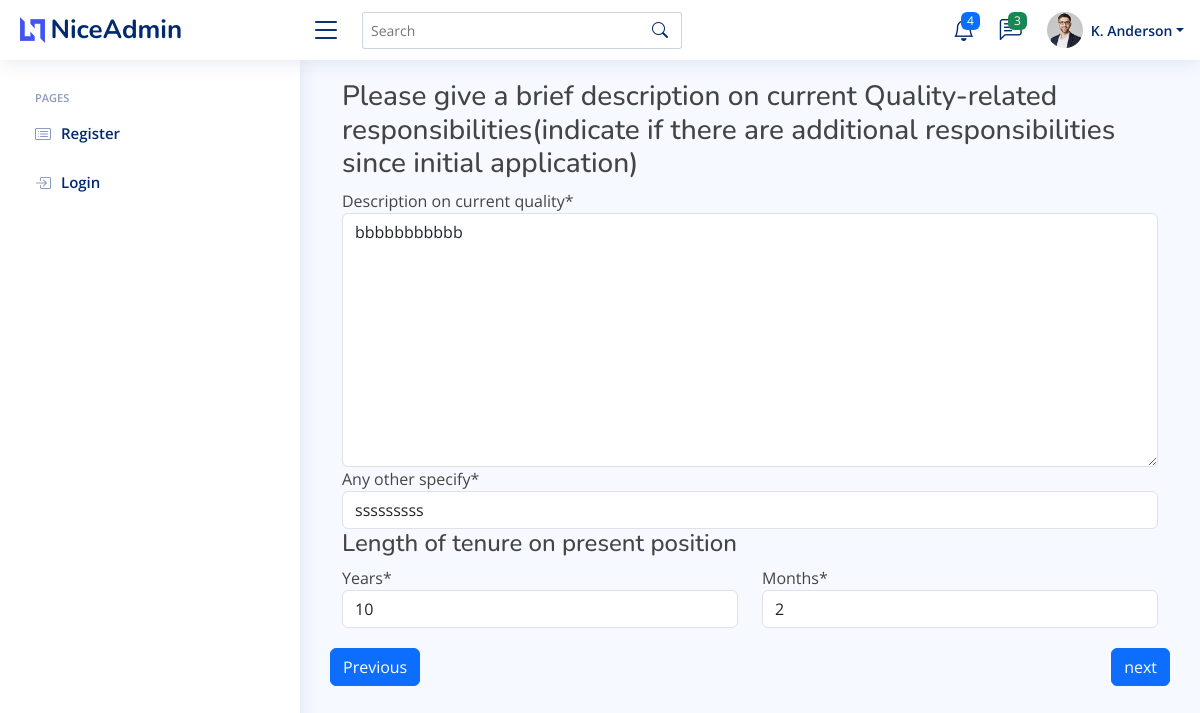
Page /information_on_present_position (signed in) on the committed database.
### membership/models.py (models this page shows)
class Information_on_present_position(models.Model):
    description_on_current_quality = models.TextField(max_length=50)
    any_other_specify = models.CharField(max_length=200)
    YEAR_CHOICES = [(i, i) for i in range(1, 11)]  # Options 1 to 10 years
    MONTH_CHOICES = [(i, i) for i in range(1, 13)]  # Options 1 to 12 months
    years = models.IntegerField(choices=YEAR_CHOICES)
    months = models.IntegerField(choices=MONTH_CHOICES)
    user = models.ForeignKey(User, on_delete=models.CASCADE, unique=True)

### membership/views.py (the view)
# urls.py: path("information_on_present_position", Information_on_present_position_view, name="information_on_present_position"),
@login_required
def Information_on_present_position_view(request):
    try:
        information_on_present_position = Information_on_present_position.objects.get(user=request.user)
        form = Information_on_present_position_forms(request.POST or None, instance=information_on_present_position)
        if request.method == "POST":
            if form.is_valid():
                form.save()
                return redirect("membership:length_of_tenure")
        else:
            form = Information_on_present_position_forms(instance=information_on_present_position)
    except Information_on_present_position.DoesNotExist:
        form = Information_on_present_position_forms(request.POST or None)
        if request.method == "POST":
            if form.is_valid():
                information_on_present_position = form.save(commit=False)
                information_on_present_position.user = request.user
                information_on_present_position.save()
                return redirect("membership:length_of_tenure")
    return render(request, "information_on_present_position.html", {"context": form})

### membership/forms.py
class Information_on_present_position_forms(forms.ModelForm):
      class Meta:
          model = Information_on_present_position
          exclude = ('user',)

### membership/templates/information_on_present_position.html (shortened to what this page needs)
{% extends 'base2.html' %}
{% load crispy_forms_tags %}
{% load static %}
{% block content %}
<main id="main" class="main">
    <div class="container">
    <h3> Please give a brief description on current Quality-related responsibilities(indicate if there are additional responsibilities since initial application)</h3>
        <form method="POST" action="{% url 'membership:information_on_present_position' %}">
    <div class="row">
        {{ context.description_on_current_quality|as_crispy_field }}
    </div>
    <div class="row">
        {{ context.any_other_specify|as_crispy_field }}
    </div>
    <h4> Length of tenure on present position</h4>
    <div class="row">
        <div class="col-6">
            {{ context.years|as_crispy_field }}
        </div>
        <div class="col-6">
            {{ context.months|as_crispy_field }}
        </div>
    </div>
    </div>
    <div class="button-container">
        <a href="{% url 'membership:specialized_area' %}" class="btn btn-primary previous-button">Previous</a>
        <input type="submit" name="submit" value="next"   class="btn btn-primary next-button" Next />
    </div>
</main>
{% endblock %}

### static/css/style.css (style rules this page uses)
:root { scroll-behavior: smooth; }
body { font-family: "Open Sans", sans-serif; background: #f6f9ff; color: #444444; }
a { color: #4154f1; text-decoration: none; }
h1, h2, h3, h4, h5, h6 { font-family: "Nunito", sans-serif; }
#main { margin-top: 60px; padding: 20px 30px; transition: all 0.3s; }
@media (min-width: 1200px) { #main, #footer { margin-left: 300px; } }

### membership/templates/information_on_present_position.html (style rules this page uses)
.button-container { display: flex; justify-content: space-between; margin-top: 20px; }
.button-container .previous-button { order: 1; }
.button-container .next-button { order: 2; }

### rows in the picture
Information_on_present_position: description_on_current_quality "bbbbbbbbbbb", any_other_specify "sssssssss", years "10", months "2"
